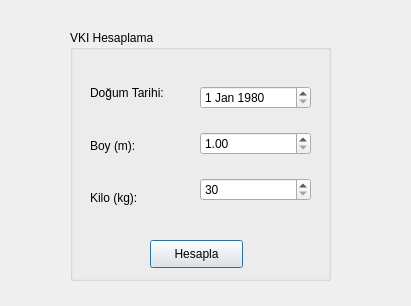
<?xml version="1.0" encoding="UTF-8"?>
<ui version="4.0">
 <class>Dialog</class>
 <widget class="QDialog" name="Dialog">
  <property name="geometry">
   <rect>
    <x>0</x>
    <y>0</y>
    <width>411</width>
    <height>306</height>
   </rect>
  </property>
  <property name="windowTitle">
   <string>Dialog</string>
  </property>
  <widget class="QGroupBox" name="groupBox">
   <property name="geometry">
    <rect>
     <x>70</x>
     <y>30</y>
     <width>261</width>
     <height>251</height>
    </rect>
   </property>
   <property name="title">
    <string>VKI Hesaplama</string>
   </property>
   <widget class="QWidget" name="verticalLayoutWidget">
    <property name="geometry">
     <rect>
      <x>20</x>
      <y>40</y>
      <width>91</width>
      <height>151</height>
     </rect>
    </property>
    <layout class="QVBoxLayout" name="verticalLayout">
     <item>
      <widget class="QLabel" name="label">
       <property name="text">
        <string>Doğum Tarihi:</string>
       </property>
      </widget>
     </item>
     <item>
      <widget class="QLabel" name="label_2">
       <property name="text">
        <string>Boy (m):</string>
       </property>
      </widget>
     </item>
     <item>
      <widget class="QLabel" name="label_3">
       <property name="text">
        <string>Kilo (kg):</string>
       </property>
      </widget>
     </item>
    </layout>
   </widget>
   <widget class="QWidget" name="verticalLayoutWidget_2">
    <property name="geometry">
     <rect>
      <x>130</x>
      <y>39</y>
      <width>111</width>
      <height>151</height>
     </rect>
    </property>
    <layout class="QVBoxLayout" name="verticalLayout_2">
     <item>
      <widget class="QDateEdit" name="dateEdit_dogumtarihi">
       <property name="dateTime">
        <datetime>
         <hour>0</hour>
         <minute>0</minute>
         <second>0</second>
         <year>1980</year>
         <month>1</month>
         <day>1</day>
        </datetime>
       </property>
      </widget>
     </item>
     <item>
      <widget class="QDoubleSpinBox" name="doubleSpinBox">
       <property name="decimals">
        <number>2</number>
       </property>
       <property name="minimum">
        <double>1.000000000000000</double>
       </property>
       <property name="singleStep">
        <double>0.010000000000000</double>
       </property>
      </widget>
     </item>
     <item>
      <widget class="QSpinBox" name="spinBox">
       <property name="minimum">
        <number>30</number>
       </property>
       <property name="maximum">
        <number>500</number>
       </property>
      </widget>
     </item>
    </layout>
   </widget>
   <widget class="QPushButton" name="btn_hesapla">
    <property name="geometry">
     <rect>
      <x>80</x>
      <y>210</y>
      <width>93</width>
      <height>28</height>
     </rect>
    </property>
    <property name="text">
     <string>Hesapla</string>
    </property>
   </widget>
  </widget>
 </widget>
 <resources/>
 <connections/>
</ui>
